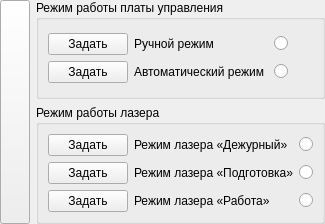
<?xml version="1.0" encoding="UTF-8"?>
<ui version="4.0">
 <class>ModeControlForm</class>
 <widget class="QWidget" name="ModeControlForm">
  <property name="geometry">
   <rect>
    <x>0</x>
    <y>0</y>
    <width>324</width>
    <height>224</height>
   </rect>
  </property>
  <property name="sizePolicy">
   <sizepolicy hsizetype="Preferred" vsizetype="Preferred">
    <horstretch>0</horstretch>
    <verstretch>0</verstretch>
   </sizepolicy>
  </property>
  <property name="windowTitle">
   <string>Form</string>
  </property>
  <layout class="QHBoxLayout" name="horizontalLayout">
   <property name="leftMargin">
    <number>0</number>
   </property>
   <property name="topMargin">
    <number>0</number>
   </property>
   <property name="rightMargin">
    <number>0</number>
   </property>
   <property name="bottomMargin">
    <number>0</number>
   </property>
   <item>
    <widget class="QPushButton" name="pushButton">
     <property name="sizePolicy">
      <sizepolicy hsizetype="Fixed" vsizetype="Expanding">
       <horstretch>0</horstretch>
       <verstretch>0</verstretch>
      </sizepolicy>
     </property>
     <property name="minimumSize">
      <size>
       <width>30</width>
       <height>0</height>
      </size>
     </property>
     <property name="maximumSize">
      <size>
       <width>30</width>
       <height>16777215</height>
      </size>
     </property>
     <property name="text">
      <string/>
     </property>
     <property name="icon">
      <iconset>
       <normalon>:/icons/update.png</normalon>
      </iconset>
     </property>
    </widget>
   </item>
   <item>
    <layout class="QVBoxLayout" name="verticalLayout">
     <item>
      <widget class="QGroupBox" name="groupBox">
       <property name="title">
        <string>Режим работы платы управления</string>
       </property>
       <layout class="QGridLayout" name="gridLayout_3">
        <item row="0" column="0">
         <layout class="QGridLayout" name="gridLayout_2">
          <item row="0" column="0">
           <widget class="QPushButton" name="pushButtonManualMode">
            <property name="sizePolicy">
             <sizepolicy hsizetype="Minimum" vsizetype="Minimum">
              <horstretch>0</horstretch>
              <verstretch>0</verstretch>
             </sizepolicy>
            </property>
            <property name="text">
             <string>Задать</string>
            </property>
           </widget>
          </item>
          <item row="0" column="1">
           <widget class="QLabel" name="labelManualMode">
            <property name="sizePolicy">
             <sizepolicy hsizetype="Minimum" vsizetype="Minimum">
              <horstretch>0</horstretch>
              <verstretch>0</verstretch>
             </sizepolicy>
            </property>
            <property name="text">
             <string>Ручной режим </string>
            </property>
           </widget>
          </item>
          <item row="0" column="2">
           <widget class="QRadioButton" name="radioButtonManual">
            <property name="text">
             <string/>
            </property>
            <property name="checkable">
             <bool>true</bool>
            </property>
            <property name="checked">
             <bool>false</bool>
            </property>
            <property name="autoExclusive">
             <bool>true</bool>
            </property>
           </widget>
          </item>
          <item row="1" column="0">
           <widget class="QPushButton" name="pushButtonAutoMode">
            <property name="sizePolicy">
             <sizepolicy hsizetype="Minimum" vsizetype="Minimum">
              <horstretch>0</horstretch>
              <verstretch>0</verstretch>
             </sizepolicy>
            </property>
            <property name="text">
             <string>Задать</string>
            </property>
           </widget>
          </item>
          <item row="1" column="1">
           <widget class="QLabel" name="labelAutoMode">
            <property name="sizePolicy">
             <sizepolicy hsizetype="Minimum" vsizetype="Minimum">
              <horstretch>0</horstretch>
              <verstretch>0</verstretch>
             </sizepolicy>
            </property>
            <property name="text">
             <string>Автоматический режим </string>
            </property>
           </widget>
          </item>
          <item row="1" column="2">
           <widget class="QRadioButton" name="radioButtonAuto">
            <property name="enabled">
             <bool>true</bool>
            </property>
            <property name="text">
             <string/>
            </property>
            <property name="checkable">
             <bool>true</bool>
            </property>
            <property name="autoExclusive">
             <bool>true</bool>
            </property>
           </widget>
          </item>
         </layout>
        </item>
       </layout>
      </widget>
     </item>
     <item>
      <widget class="QGroupBox" name="groupBox_2">
       <property name="title">
        <string>Режим работы лазера</string>
       </property>
       <layout class="QGridLayout" name="gridLayout_5">
        <item row="0" column="0">
         <layout class="QGridLayout" name="gridLayout_4">
          <item row="0" column="1">
           <widget class="QLabel" name="labelDutyMode">
            <property name="sizePolicy">
             <sizepolicy hsizetype="Minimum" vsizetype="Minimum">
              <horstretch>0</horstretch>
              <verstretch>0</verstretch>
             </sizepolicy>
            </property>
            <property name="text">
             <string>Режим лазера «Дежурный»</string>
            </property>
           </widget>
          </item>
          <item row="1" column="0">
           <widget class="QPushButton" name="pushButtonPrepareMode">
            <property name="sizePolicy">
             <sizepolicy hsizetype="Minimum" vsizetype="Minimum">
              <horstretch>0</horstretch>
              <verstretch>0</verstretch>
             </sizepolicy>
            </property>
            <property name="text">
             <string>Задать</string>
            </property>
           </widget>
          </item>
          <item row="0" column="2">
           <widget class="QRadioButton" name="radioButtonDuty">
            <property name="text">
             <string/>
            </property>
            <property name="checked">
             <bool>false</bool>
            </property>
            <property name="autoRepeat">
             <bool>false</bool>
            </property>
           </widget>
          </item>
          <item row="0" column="0">
           <widget class="QPushButton" name="pushButtonDutyMode">
            <property name="sizePolicy">
             <sizepolicy hsizetype="Minimum" vsizetype="Minimum">
              <horstretch>0</horstretch>
              <verstretch>0</verstretch>
             </sizepolicy>
            </property>
            <property name="text">
             <string>Задать</string>
            </property>
           </widget>
          </item>
          <item row="1" column="2">
           <widget class="QRadioButton" name="radioButtonPrepare">
            <property name="text">
             <string/>
            </property>
            <property name="checkable">
             <bool>true</bool>
            </property>
            <property name="autoRepeat">
             <bool>false</bool>
            </property>
           </widget>
          </item>
          <item row="1" column="1">
           <widget class="QLabel" name="labelPrepareMode">
            <property name="sizePolicy">
             <sizepolicy hsizetype="Minimum" vsizetype="Minimum">
              <horstretch>0</horstretch>
              <verstretch>0</verstretch>
             </sizepolicy>
            </property>
            <property name="text">
             <string>Режим лазера «Подготовка»</string>
            </property>
           </widget>
          </item>
          <item row="2" column="0">
           <widget class="QPushButton" name="pushButtonWorkMode">
            <property name="sizePolicy">
             <sizepolicy hsizetype="Minimum" vsizetype="Minimum">
              <horstretch>0</horstretch>
              <verstretch>0</verstretch>
             </sizepolicy>
            </property>
            <property name="text">
             <string>Задать</string>
            </property>
           </widget>
          </item>
          <item row="2" column="1">
           <widget class="QLabel" name="labelWorkMode">
            <property name="sizePolicy">
             <sizepolicy hsizetype="Minimum" vsizetype="Minimum">
              <horstretch>0</horstretch>
              <verstretch>0</verstretch>
             </sizepolicy>
            </property>
            <property name="text">
             <string>Режим лазера «Работа»</string>
            </property>
           </widget>
          </item>
          <item row="2" column="2">
           <widget class="QRadioButton" name="radioButtonWork">
            <property name="text">
             <string/>
            </property>
            <property name="checked">
             <bool>false</bool>
            </property>
            <property name="autoRepeat">
             <bool>false</bool>
            </property>
            <property name="autoExclusive">
             <bool>true</bool>
            </property>
           </widget>
          </item>
         </layout>
        </item>
       </layout>
      </widget>
     </item>
    </layout>
   </item>
   <item>
    <spacer name="horizontalSpacer">
     <property name="orientation">
      <enum>Qt::Horizontal</enum>
     </property>
     <property name="sizeHint" stdset="0">
      <size>
       <width>40</width>
       <height>20</height>
      </size>
     </property>
    </spacer>
   </item>
  </layout>
 </widget>
 <resources/>
 <connections/>
</ui>
